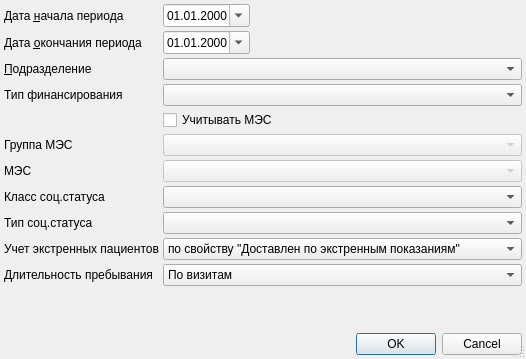
<?xml version="1.0" encoding="UTF-8"?>
<ui version="4.0">
 <class>StationaryF14DCSetupDialog</class>
 <widget class="QDialog" name="StationaryF14DCSetupDialog">
  <property name="windowModality">
   <enum>Qt::ApplicationModal</enum>
  </property>
  <property name="geometry">
   <rect>
    <x>0</x>
    <y>0</y>
    <width>526</width>
    <height>359</height>
   </rect>
  </property>
  <property name="windowTitle">
   <string>параметры отчёта</string>
  </property>
  <property name="sizeGripEnabled">
   <bool>true</bool>
  </property>
  <layout class="QGridLayout" name="gridLayout">
   <property name="margin">
    <number>4</number>
   </property>
   <property name="spacing">
    <number>4</number>
   </property>
   <item row="0" column="2" colspan="2">
    <spacer>
     <property name="orientation">
      <enum>Qt::Horizontal</enum>
     </property>
     <property name="sizeHint" stdset="0">
      <size>
       <width>91</width>
       <height>20</height>
      </size>
     </property>
    </spacer>
   </item>
   <item row="1" column="1">
    <widget class="CDateEdit" name="edtEndDate">
     <property name="sizePolicy">
      <sizepolicy hsizetype="Maximum" vsizetype="Fixed">
       <horstretch>0</horstretch>
       <verstretch>0</verstretch>
      </sizepolicy>
     </property>
     <property name="displayFormat">
      <string>dd.MM.yyyy</string>
     </property>
     <property name="calendarPopup">
      <bool>true</bool>
     </property>
    </widget>
   </item>
   <item row="1" column="2" colspan="2">
    <spacer>
     <property name="orientation">
      <enum>Qt::Horizontal</enum>
     </property>
     <property name="sizeHint" stdset="0">
      <size>
       <width>91</width>
       <height>20</height>
      </size>
     </property>
    </spacer>
   </item>
   <item row="11" column="0">
    <spacer>
     <property name="orientation">
      <enum>Qt::Vertical</enum>
     </property>
     <property name="sizeHint" stdset="0">
      <size>
       <width>129</width>
       <height>20</height>
      </size>
     </property>
    </spacer>
   </item>
   <item row="7" column="1" colspan="3">
    <widget class="CRBComboBox" name="cmbSocStatusClass"/>
   </item>
   <item row="1" column="0">
    <widget class="QLabel" name="lblEndDate">
     <property name="text">
      <string>Дата &amp;окончания периода</string>
     </property>
     <property name="buddy">
      <cstring>edtEndDate</cstring>
     </property>
    </widget>
   </item>
   <item row="0" column="0">
    <widget class="QLabel" name="lblBegDate">
     <property name="text">
      <string>Дата &amp;начала периода</string>
     </property>
     <property name="buddy">
      <cstring>edtBegDate</cstring>
     </property>
    </widget>
   </item>
   <item row="2" column="1" colspan="3">
    <widget class="COrgStructureComboBox" name="cmbOrgStructure"/>
   </item>
   <item row="12" column="0" colspan="4">
    <widget class="QDialogButtonBox" name="buttonBox">
     <property name="orientation">
      <enum>Qt::Horizontal</enum>
     </property>
     <property name="standardButtons">
      <set>QDialogButtonBox::Cancel|QDialogButtonBox::Ok</set>
     </property>
    </widget>
   </item>
   <item row="9" column="0">
    <widget class="QLabel" name="lblSpecialDeliverClient">
     <property name="text">
      <string>Учет экстренных пациентов</string>
     </property>
    </widget>
   </item>
   <item row="5" column="1" colspan="3">
    <widget class="CRBComboBox" name="cmbGroupMES">
     <property name="enabled">
      <bool>false</bool>
     </property>
    </widget>
   </item>
   <item row="2" column="0">
    <widget class="QLabel" name="lblOrgStructure">
     <property name="text">
      <string>&amp;Подразделение</string>
     </property>
     <property name="buddy">
      <cstring>cmbOrgStructure</cstring>
     </property>
    </widget>
   </item>
   <item row="6" column="1" colspan="3">
    <widget class="CMESComboBox" name="cmbMes">
     <property name="enabled">
      <bool>false</bool>
     </property>
    </widget>
   </item>
   <item row="10" column="0">
    <widget class="QLabel" name="lblDurationType">
     <property name="text">
      <string>Длительность пребывания</string>
     </property>
    </widget>
   </item>
   <item row="4" column="1" colspan="3">
    <widget class="QCheckBox" name="chkGroupingForMES">
     <property name="text">
      <string>Учитывать МЭС</string>
     </property>
    </widget>
   </item>
   <item row="6" column="0">
    <widget class="QLabel" name="lblMes">
     <property name="sizePolicy">
      <sizepolicy hsizetype="Maximum" vsizetype="Preferred">
       <horstretch>0</horstretch>
       <verstretch>0</verstretch>
      </sizepolicy>
     </property>
     <property name="text">
      <string>МЭС</string>
     </property>
     <property name="buddy">
      <cstring>cmbMes</cstring>
     </property>
    </widget>
   </item>
   <item row="5" column="0">
    <widget class="QLabel" name="lblGroupMES">
     <property name="text">
      <string>Группа МЭС</string>
     </property>
    </widget>
   </item>
   <item row="9" column="1" colspan="3">
    <widget class="QComboBox" name="cmbSpecialDeliverClient">
     <item>
      <property name="text">
       <string>по свойству &quot;Доставлен по экстренным показаниям&quot;</string>
      </property>
     </item>
     <item>
      <property name="text">
       <string>по атрибуту События &quot;экстренно&quot;</string>
      </property>
     </item>
    </widget>
   </item>
   <item row="0" column="1">
    <widget class="CDateEdit" name="edtBegDate">
     <property name="sizePolicy">
      <sizepolicy hsizetype="Maximum" vsizetype="Fixed">
       <horstretch>0</horstretch>
       <verstretch>0</verstretch>
      </sizepolicy>
     </property>
     <property name="displayFormat">
      <string>dd.MM.yyyy</string>
     </property>
     <property name="calendarPopup">
      <bool>true</bool>
     </property>
    </widget>
   </item>
   <item row="10" column="1" colspan="3">
    <widget class="QComboBox" name="cmbDurationType">
     <item>
      <property name="text">
       <string>По визитам</string>
      </property>
     </item>
     <item>
      <property name="text">
       <string>По случаю</string>
      </property>
     </item>
     <item>
      <property name="text">
       <string>По действиям</string>
      </property>
     </item>
    </widget>
   </item>
   <item row="8" column="1" colspan="3">
    <widget class="CRBComboBox" name="cmbSocStatusType"/>
   </item>
   <item row="7" column="0">
    <widget class="QLabel" name="lblSocStatusClass">
     <property name="text">
      <string>Класс соц.статуса</string>
     </property>
    </widget>
   </item>
   <item row="8" column="0">
    <widget class="QLabel" name="lblSocStatusType">
     <property name="text">
      <string>Тип соц.статуса</string>
     </property>
    </widget>
   </item>
   <item row="3" column="0">
    <widget class="QLabel" name="lblFinance">
     <property name="text">
      <string>Тип финансирования</string>
     </property>
    </widget>
   </item>
   <item row="3" column="1" colspan="3">
    <widget class="CRBComboBox" name="cmbFinance"/>
   </item>
  </layout>
 </widget>
 <customwidgets>
  <customwidget>
   <class>CDateEdit</class>
   <extends>QDateEdit</extends>
   <header>library/DateEdit</header>
  </customwidget>
  <customwidget>
   <class>COrgStructureComboBox</class>
   <extends>QComboBox</extends>
   <header>Orgs/OrgStructComboBoxes.h</header>
  </customwidget>
  <customwidget>
   <class>CMESComboBox</class>
   <extends>QComboBox</extends>
   <header>library/MES/MESComboBox.h</header>
  </customwidget>
  <customwidget>
   <class>CRBComboBox</class>
   <extends>QComboBox</extends>
   <header>library/crbcombobox.h</header>
  </customwidget>
 </customwidgets>
 <tabstops>
  <tabstop>edtBegDate</tabstop>
  <tabstop>edtEndDate</tabstop>
  <tabstop>cmbOrgStructure</tabstop>
  <tabstop>chkGroupingForMES</tabstop>
  <tabstop>cmbGroupMES</tabstop>
  <tabstop>cmbMes</tabstop>
  <tabstop>cmbSocStatusClass</tabstop>
  <tabstop>cmbSocStatusType</tabstop>
  <tabstop>cmbSpecialDeliverClient</tabstop>
  <tabstop>cmbDurationType</tabstop>
  <tabstop>buttonBox</tabstop>
 </tabstops>
 <resources/>
 <connections>
  <connection>
   <sender>buttonBox</sender>
   <signal>accepted()</signal>
   <receiver>StationaryF14DCSetupDialog</receiver>
   <slot>accept()</slot>
   <hints>
    <hint type="sourcelabel">
     <x>112</x>
     <y>177</y>
    </hint>
    <hint type="destinationlabel">
     <x>102</x>
     <y>90</y>
    </hint>
   </hints>
  </connection>
  <connection>
   <sender>buttonBox</sender>
   <signal>rejected()</signal>
   <receiver>StationaryF14DCSetupDialog</receiver>
   <slot>reject()</slot>
   <hints>
    <hint type="sourcelabel">
     <x>225</x>
     <y>177</y>
    </hint>
    <hint type="destinationlabel">
     <x>236</x>
     <y>76</y>
    </hint>
   </hints>
  </connection>
  <connection>
   <sender>chkGroupingForMES</sender>
   <signal>toggled(bool)</signal>
   <receiver>cmbGroupMES</receiver>
   <slot>setEnabled(bool)</slot>
   <hints>
    <hint type="sourcelabel">
     <x>294</x>
     <y>105</y>
    </hint>
    <hint type="destinationlabel">
     <x>294</x>
     <y>134</y>
    </hint>
   </hints>
  </connection>
  <connection>
   <sender>chkGroupingForMES</sender>
   <signal>toggled(bool)</signal>
   <receiver>cmbMes</receiver>
   <slot>setEnabled(bool)</slot>
   <hints>
    <hint type="sourcelabel">
     <x>294</x>
     <y>105</y>
    </hint>
    <hint type="destinationlabel">
     <x>294</x>
     <y>167</y>
    </hint>
   </hints>
  </connection>
 </connections>
</ui>
